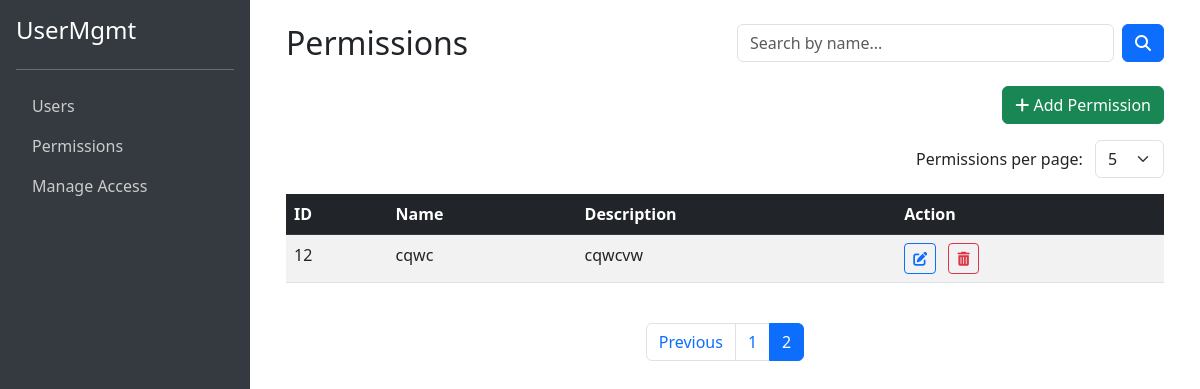
Page /permissions?page=2 on the committed database.
### tables this page shows
CREATE TABLE permission (permission_id INTEGER PRIMARY KEY AUTOINCREMENT,name varchar NOT NULL UNIQUE,description TEXT);

### app/web_ui.py (the view)
@app.route("/permissions")
def list_permissions():
    query = request.args.get("query", "").strip().lower()
    try:
        page = int(request.args.get("page") or 1)
    except ValueError:
        page = 1
    try:
        per_page = int(request.args.get("per_page") or 5)
    except ValueError:
        per_page = 5
    edit_id = request.args.get("edit_id")
    all_permissions = PermissionOperation.get_all_permission()
    if query:
        all_permissions = [p for p in all_permissions if query in p["name"].lower()]
    total = len(all_permissions)
    total_pages = (total + per_page - 1) // per_page
    permissions = all_permissions[(page - 1) * per_page : page * per_page]
    return render_template("permissions.html", permissions=permissions, page=page,
                           per_page=per_page, total_pages=total_pages, query=query, edit_id=edit_id)

### const/db_connection.py (called while the page is built)
def get_connection():
   con = sqlite3.connect("user.db")
   con.row_factory = sqlite3.Row
   cursor = con.cursor()
   return {"con": con, "cursor": cursor}

### services/permission_operation.py (called while the page is built)
    def get_all_permission():
        db = get_connection()
        con = db['con']
        cursor = db['cursor']
        cursor.execute("SELECT * FROM permission")
        con.commit()
        permissions = cursor.fetchall()
        if permissions:
            return [dict(row) for row in permissions]
        else:
            return None
        con.close()

### app/templates/permissions.html (shortened to what this page needs)
{% extends "base.html" %}
{% block content %}
<div class="row align-items-center mb-4">
  <div class="col-md-6">
    <h2 class="mb-0">Permissions</h2>
  </div>
  <div class="col-md-6 text-end">
    <form method="GET" action="/permissions" class="d-flex">
      <input type="text" name="query" class="form-control me-2" placeholder="Search by name..." value="{{ request.args.get('query', '') }}">
      <button class="btn btn-primary" type="submit"><i class="fas fa-search"></i></button>
    </form>
  </div>
</div>
<div class="mb-3 text-end">
  <button class="btn btn-success" data-bs-toggle="modal" data-bs-target="#addPermissionModal">
    <i class="fas fa-plus"></i> Add Permission
  </button>
</div>
<div class="mb-3 text-end">
  <form method="GET" action="/permissions" class="d-inline">
    <label class="me-2">Permissions per page:</label>
    <select name="per_page" class="form-select d-inline w-auto" onchange="this.form.submit()">
      {% for n in range(5, 26, 5) %}
      <option value="{{ n }}" {% if per_page == n %}selected{% endif %}>{{ n }}</option>
      {% endfor %}
    </select>
  </form>
</div>
{% set scroll_height = 'max-height: 280px; overflow-y: auto;' if per_page > 5 else '' %}
<div class="table-responsive" style="{{ scroll_height }}">
<table class="table table-striped ">
  <thead class="table-dark">
  <tr>
    <th>ID</th>
    <th>Name</th>
    <th>Description</th>
    <th>Action</th>
  </tr>
  </thead>
  <tbody>
  {% for perm in permissions %}
  {% if request.args.get('edit_id') == perm['permission_id']|string %}
  <form method="POST" action="/update-permission/{{ perm['permission_id'] }}">
    <input type="hidden" name="page" value="{{ page }}">
    <input type="hidden" name="per_page" value="{{ per_page }}">
    <input type="hidden" name="query" value="{{ query }}">
    <tr>
      <td>{{ perm['permission_id'] }}</td>
      <td><input type="text" name="name" value="{{ perm['name'] }}" class="form-control" required></td>
      <td><input type="text" name="description" value="{{ perm['description'] }}" class="form-control"></td>
      <td>
        <button class="btn btn-sm btn-success" type="submit">Save</button>
        <a href="{{ url_for('list_permissions') }}?page={{ page }}&per_page={{ per_page }}&query={{ query }}" class="btn btn-sm btn-secondary">Cancel</a>
      </td>
    </tr>
  </form>
  {% else %}
  <tr>
    <td>{{ perm['permission_id'] }}</td>
    <td>{{ perm['name'] }}</td>
    <td>{{ perm['description'] }}</td>
    <td>
      <form method="GET" action="/permissions" class="d-inline">
        <button class="btn btn-sm btn-outline-primary me-2" type="submit">
          <i class="fas fa-edit"></i>
        </button>
      </form>
      <a href="{{ url_for('delete_permission', permission_id=perm['permission_id']) }}?page={{ page }}&per_page={{ per_page }}&query={{ query }}"
         class="btn btn-sm btn-outline-danger"
         onclick="return confirm('Are you sure you want to delete this permission?')">
        <i class="fas fa-trash-alt"></i>
      </a>
    </td>
  </tr>
  {% endif %}
  {% endfor %}
  </tbody>
</table>
</div>
<nav aria-label="Permission pagination">
  <ul class="pagination justify-content-center mt-4">
    {% if page > 1 %}
    <li class="page-item">
      <a class="page-link" href="{{ url_for('list_permissions') }}?page={{ page - 1 }}&per_page={{ per_page }}{% if query %}&query={{ query }}{% endif %}">Previous</a>
    </li>
    {% endif %}
    {% for p in range(1, total_pages + 1) %}
    <li class="page-item {% if p == page %}active{% endif %}">
      <a class="page-link" href="{{ url_for('list_permissions') }}?page={{ p }}&per_page={{ per_page }}{% if query %}&query={{ query }}{% endif %}">{{ p }}</a>
    </li>
    {% endfor %}
  </ul>
</nav>
{% endblock %}

### app/templates/base.html (style rules this page uses)
body { min-height: 100vh; display: flex; flex-direction: row; }

### rows in the picture
permission: permission_id "12", name "cqwc", description "cqwcvw"

### other values in the picture
{{ p }} "1" "2"
form field per_page "5"
